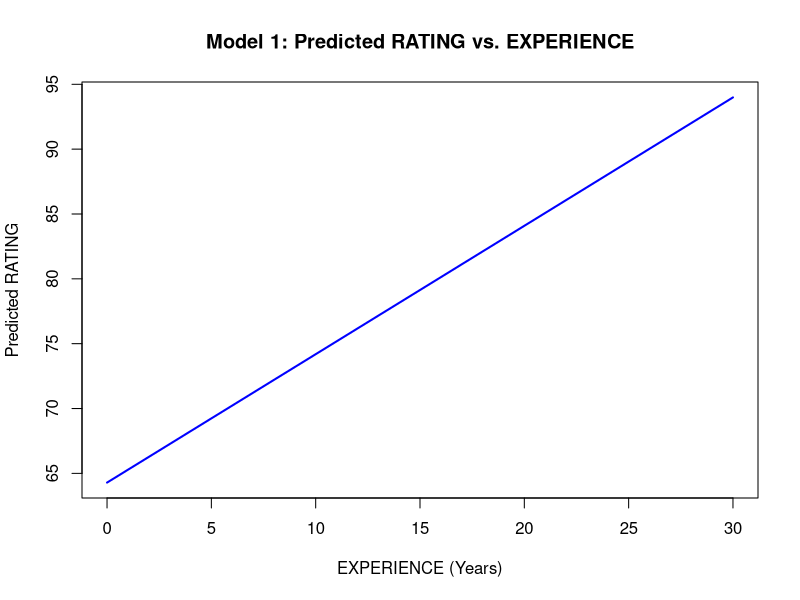
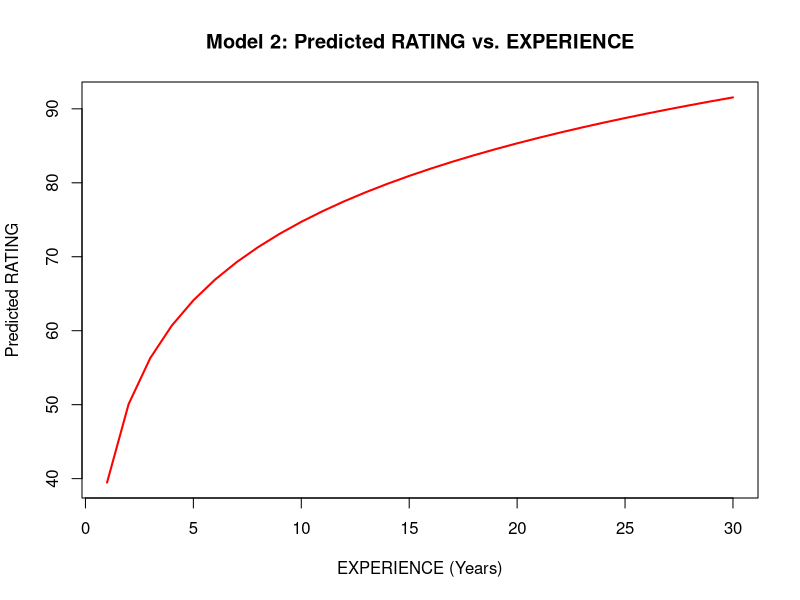

Reproduce these figures in R, in order.
# model 1
exper_vals <- 0:30
rating_vals <- 64.289 + 0.990 * exper_vals
plot(exper_vals, rating_vals, type="l", col="blue", lwd=2,
     main="Model 1: Predicted RATING vs. EXPERIENCE",
     xlab="EXPERIENCE (Years)", ylab="Predicted RATING")

# model 2
exper_vals2 <- 1:30
rating_vals2 <- 39.464 + 15.312 * log(exper_vals2)
plot(exper_vals2, rating_vals2, type="l", col="red", lwd=2,
     main="Model 2: Predicted RATING vs. EXPERIENCE",
     xlab="EXPERIENCE (Years)", ylab="Predicted RATING")